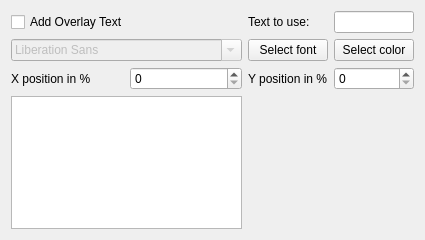
<?xml version="1.0" encoding="UTF-8"?>
<ui version="4.0">
 <class>OverlayText</class>
 <widget class="QWidget" name="OverlayText">
  <property name="geometry">
   <rect>
    <x>0</x>
    <y>0</y>
    <width>392</width>
    <height>240</height>
   </rect>
  </property>
  <property name="windowTitle">
   <string>Form</string>
  </property>
  <layout class="QGridLayout" name="gridLayout">
   <item row="0" column="1" colspan="2">
    <widget class="QCheckBox" name="overlayCheckBox">
     <property name="text">
      <string>Add Overlay Text</string>
     </property>
    </widget>
   </item>
   <item row="1" column="1" colspan="2">
    <widget class="QFontComboBox" name="fontComboBox">
     <property name="enabled">
      <bool>false</bool>
     </property>
    </widget>
   </item>
   <item row="2" column="1">
    <widget class="QLabel" name="label_2">
     <property name="text">
      <string>X position in %</string>
     </property>
    </widget>
   </item>
   <item row="2" column="2">
    <widget class="QSpinBox" name="xSpinBox">
     <property name="maximum">
      <number>100</number>
     </property>
    </widget>
   </item>
   <item row="2" column="3">
    <widget class="QLabel" name="label_3">
     <property name="text">
      <string>Y position in %</string>
     </property>
    </widget>
   </item>
   <item row="2" column="4">
    <widget class="QSpinBox" name="ySpinBox">
     <property name="maximum">
      <number>100</number>
     </property>
    </widget>
   </item>
   <item row="1" column="4">
    <widget class="QPushButton" name="colorPushButton">
     <property name="text">
      <string>Select color</string>
     </property>
    </widget>
   </item>
   <item row="1" column="3">
    <widget class="QPushButton" name="pushButton">
     <property name="text">
      <string>Select font</string>
     </property>
    </widget>
   </item>
   <item row="0" column="4">
    <widget class="QLineEdit" name="Text"/>
   </item>
   <item row="0" column="3">
    <widget class="QLabel" name="label">
     <property name="text">
      <string>Text to use:</string>
     </property>
    </widget>
   </item>
   <item row="3" column="4">
    <spacer name="horizontalSpacer">
     <property name="orientation">
      <enum>Qt::Horizontal</enum>
     </property>
     <property name="sizeHint" stdset="0">
      <size>
       <width>40</width>
       <height>20</height>
      </size>
     </property>
    </spacer>
   </item>
   <item row="3" column="1" colspan="2">
    <widget class="QGraphicsView" name="preview"/>
   </item>
  </layout>
 </widget>
 <resources/>
 <connections/>
</ui>
